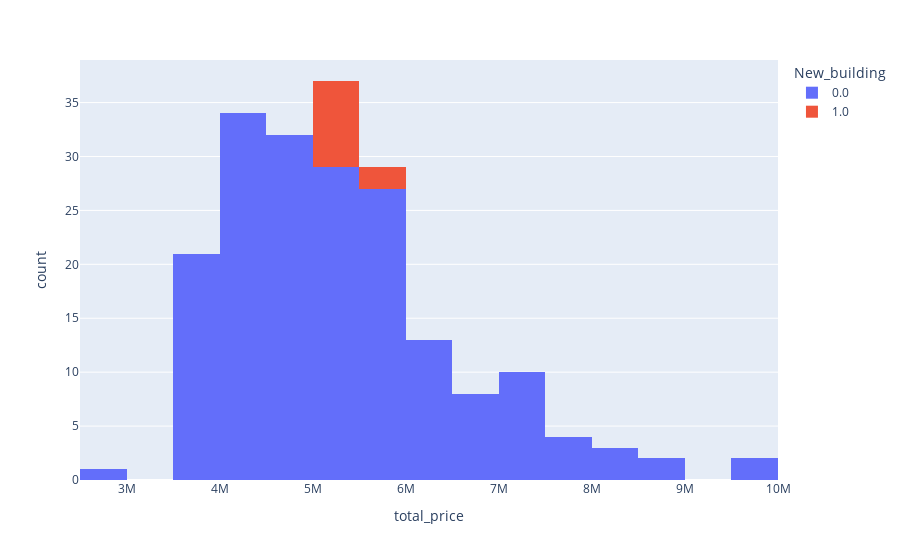

The cell this chart's notebook holds for it:
### Code cell
fig = px.histogram(one_flat[one_flat.district=="Московский"], x="total_price", 
                   nbins=20, color="New_building")
fig.show()

### Figure 1 — Plotly figure (JSON) as saved in the notebook; plotly's stock layout.template omitted (floating-point values rounded to 4 significant figures; data arrays with more than 128 entries replaced by an {"elided": "..."} marker saying what was removed)
{"data": [{"alignmentgroup": "True", "bingroup": "x", "hoverlabel": {"namelength": 0}, "hovertemplate": "New_building=0.0<br>total_price=%{x}<br>count=%{y}", "legendgroup": "0.0", "marker": {"color": "#636efa"}, "name": "0.0", "nbinsx": 20, "offsetgroup": "0.0", "orientation": "v", "showlegend": true, "type": "histogram", "x": {"elided": "186 int values"}, "xaxis": "x", "yaxis": "y"}, {"alignmentgroup": "True", "bingroup": "x", "hoverlabel": {"namelength": 0}, "hovertemplate": "New_building=1.0<br>total_price=%{x}<br>count=%{y}", "legendgroup": "1.0", "marker": {"color": "#EF553B"}, "name": "1.0", "nbinsx": 20, "offsetgroup": "1.0", "orientation": "v", "showlegend": true, "type": "histogram", "x": [5181088, 5181088, 5181088, 5181088, 5665275, 5181088, 5244272, 5244272, 5244272, 5856025], "xaxis": "x", "yaxis": "y"}], "layout": {"barmode": "relative", "legend": {"title": {"text": "New_building"}, "tracegroupgap": 0}, "margin": {"t": 60}, "xaxis": {"anchor": "y", "domain": [0, 1], "title": {"text": "total_price"}}, "yaxis": {"anchor": "x", "domain": [0, 1], "title": {"text": "count"}}}}
